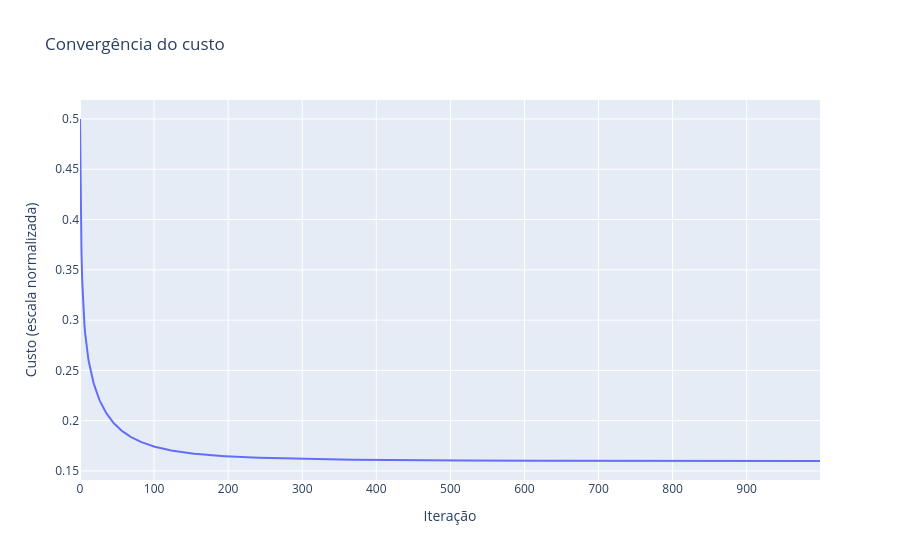

Notebook code cell kept with this figure:
### Code cell
# Executa o treinamento
w, b, historico = descida_gradiente(
    X_train_poly, y_train_norm,
    alpha=0.01, lambda_reg=0.1, n_iter=1000
)

# Plota a curva de convergência
fig_custo = px.line(y=historico, title='Convergência do custo')
fig_custo.update_xaxes(title='Iteração')
fig_custo.update_yaxes(title='Custo (escala normalizada)')
fig_custo.show()

print(f"Custo inicial: {historico[0]:.4f}")
print(f"Custo final:   {historico[-1]:.4f}")

### Figure 1 — Plotly figure (JSON) as saved in the notebook; plotly's stock layout.template omitted (floating-point values rounded to 4 significant figures; data arrays with more than 128 entries replaced by an {"elided": "..."} marker saying what was removed)
{"data": [{"hovertemplate": "x=%{x}<br>y=%{y}<extra></extra>", "legendgroup": "", "line": {"color": "#636efa", "dash": "solid"}, "marker": {"symbol": "circle"}, "mode": "lines", "name": "", "orientation": "v", "showlegend": false, "type": "scatter", "x": {"elided": "1000 int values"}, "xaxis": "x", "y": {"elided": "1000 float values"}, "yaxis": "y"}], "layout": {"legend": {"tracegroupgap": 0}, "title": {"text": "Convergência do custo"}, "xaxis": {"anchor": "y", "domain": [0, 1], "title": {"text": "Iteração"}}, "yaxis": {"anchor": "x", "domain": [0, 1], "title": {"text": "Custo (escala normalizada)"}}}}
